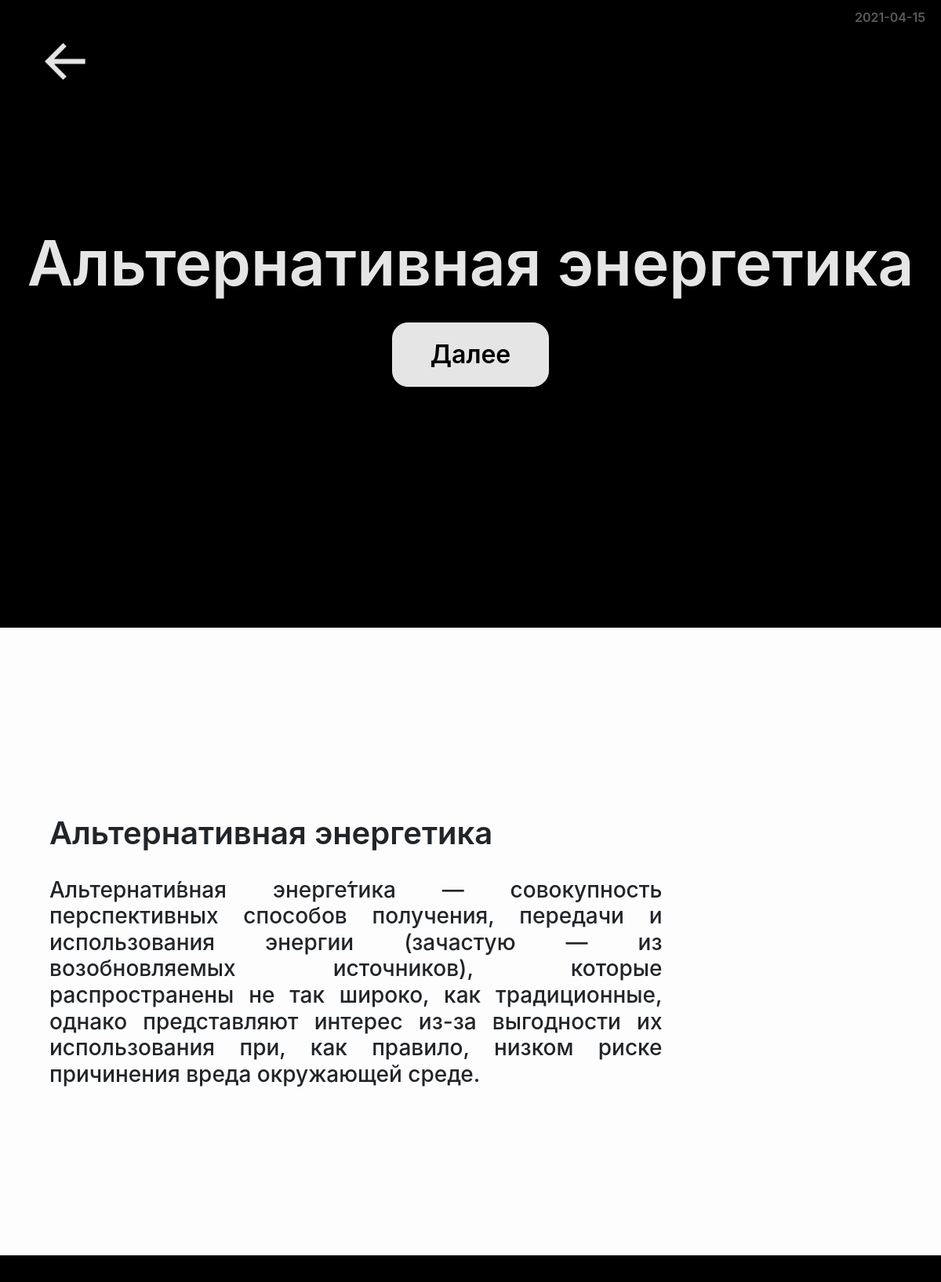
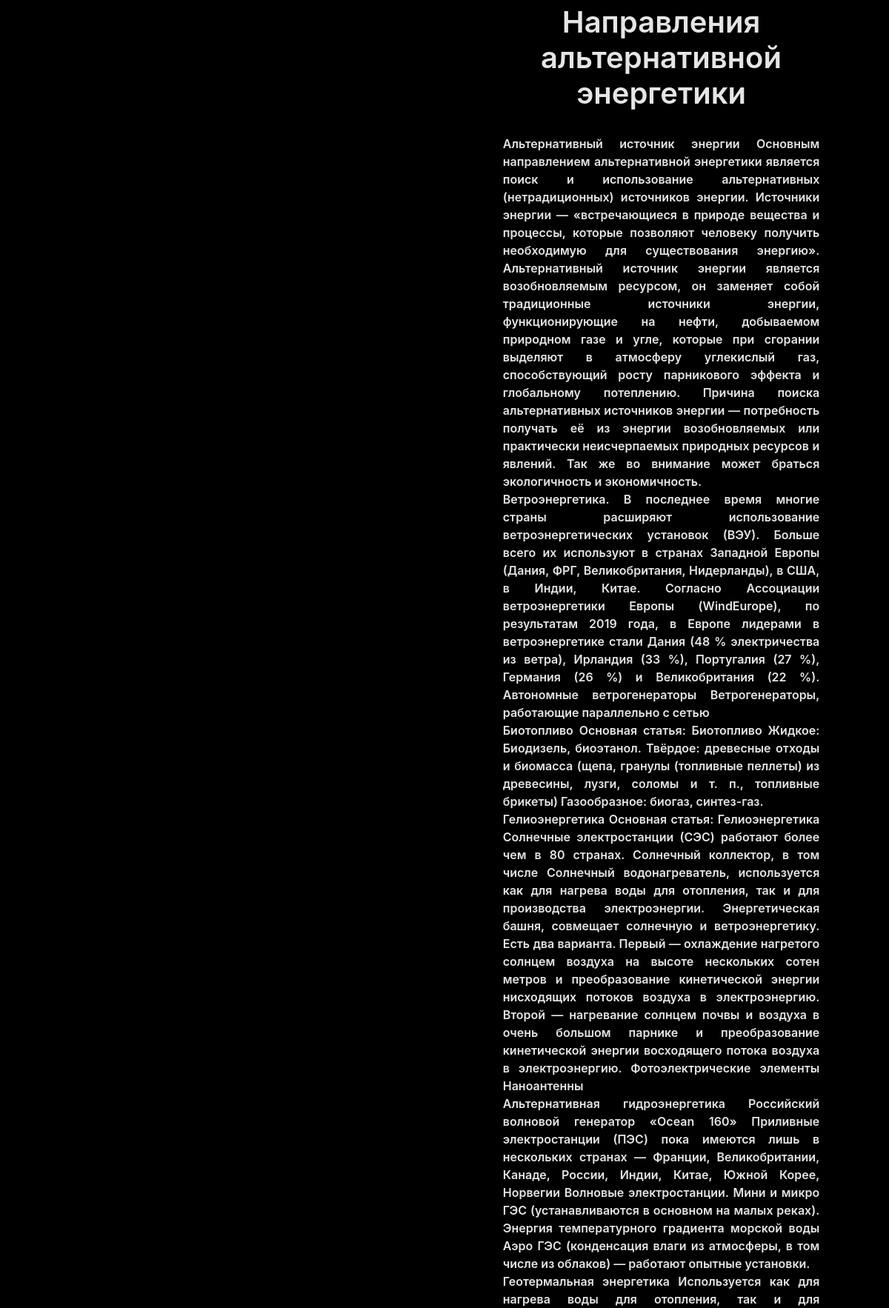
The page /scixxi/public_html/php/articles?articles_id=4 (upper part) on the database its author committed (2 pictures, top to bottom).
### tables this page shows
CREATE TABLE IF NOT EXISTS `articles` (
  `id` int(11) NOT NULL AUTO_INCREMENT,
  `title` text NOT NULL,
  `h1` text NOT NULL,
  `h2` text NOT NULL,
  `h3` text NOT NULL,
  `p` text NOT NULL,
  `source` text NOT NULL,
  `date` date NOT NULL DEFAULT '2001-01-01',
  `info1` text NOT NULL,
  `info2` text NOT NULL,
  `info3` text NOT NULL,
  `p2` text NOT NULL,
  `p3` text NOT NULL,
  `p4` text NOT NULL,
  `info4` text NOT NULL,
  `pic1` text NOT NULL,
  `pic2` text NOT NULL,
  `mainpic` text NOT NULL,
  PRIMARY KEY (`id`)
);

### scixxi/public_html/php/articles/index.php (the view, shortened to what this page needs)
<?php
$articles_id = (int) $_GET['articles_id'];
$select = mysqli_query($connect, "SELECT * FROM `articles` WHERE `id` = $articles_id");
$fetch = $select->fetch_assoc();
$h1 = $fetch['h1'];
$h2 = $fetch['h2'];
$h3 = $fetch['h3'];
$p  = $fetch['p'];
$date = $fetch['date'];
$info1 = $fetch['info1'];
?>
<!DOCTYPE html>
<html lang="en">
<head>
    <link href="../../preloader/preloader.css" rel="stylesheet">
    <link href="../../css/bootstrap.min.css" rel="stylesheet" media="screen">
    <link href="../../css/articless.css" rel="stylesheet" media="screen">
</head>
<body>
<img src="../../img/icons/leftarrow.png" alt="назад" class="snapback_to_previously" onclick="javascript:history.go(-1)">
    <header id="main_head" class="container-fluid text-center">
        <div class="row">
            <h1 class="col-12"><?php echo($h1);?></h1>
            <a href="#heading" id="next">Далее</a>
            <p><?php echo($date);?></p>
        </div>
    </header>
    <section id="heading" class="container-fluid py-2">
        <div class="row">
            <h2 class="col-12 col-lg-9 px-5"><?php echo($h2);?></h2>
            <h3 class="col-12 col-lg-9 px-5"><?php echo($h3);?></h3>
        </div>
    </section>
    <section id="section1" class="container-fluid py-2">
        <div class="row">
            <div class=" d-lg-flex col-lg-5 d-none  align-items-center">
            </div>
            <div class="col-12 col-lg-5">
                <h2 class="col-12"><?php echo($p);?></h2>
                <p class="col-12"><?php echo($info1);?></p>
            </div>
        </div>
    </section>
</body>
</html>

### scixxi/public_html/preloader/preloader.css (style rules this page uses)
body { margin: 0; }

### scixxi/public_html/css/articless.css (style rules this page uses)
* { font-weight: 600; user-select: none; text-decoration: none; outline: none; }
a { color: #e5e5e5; transition: 0.4s; }
img { width: 100%; height: fit-content; border-radius: 30px; }
.row { justify-content: space-around; width: 100%; }
header, section { min-height: 100vh; align-items: center; display: flex; flex-wrap: wrap; justify-content: center; background-color: #fdfdfd; }
header, #section1, #section3 { background-color: #000; color: #e5e5e5; }
header div p { color: rgb(90, 90, 90); position: absolute; top: 10px; right: 20px; }
h1 { font-size: 5rem; font-weight: 600; }
#next { color: #000000; padding: 1rem 3rem; font-size: 2rem; background-color: #e5e5e5; border-radius: 20px; margin: 20px 0; display: flex; align-items: center; border: 1px solid #e5e5e5; transition-property: color, background-color; transition-duration: 0.3s; transition-timing-function: ease-in; }
.snapback_to_previously { z-index: 99; opacity: 0.9; position: fixed; left: 30px; top: 30px; width: 100px; height: 100px; cursor: pointer; }
section { position: relative; text-align: justify; }
section h2 { text-align: center; margin-bottom: 2rem; font-weight: 600; font-size: 2.5rem; }
#heading .row { justify-content: start; }
section h2 { text-align: center; margin: 2rem 0; }
@media screen and (min-width: 600px) { #heading h2 { text-align: inherit; } }

### rows shown on the page
articles: h1 "Альтернативная энергетика", date "2021-04-15", h2 "Альтернативная энергетика", h3 "Альтернати́вная энерге́тика — совокупность перспективных способов получения, передачи и использования энергии (зачастую — из возобновляемых источников), которые распространены не так широко, как традиционные, однако представляют интерес из-за выгодности их использования при, как правило, низком риске причинения вреда окружающей среде.", p "Направления альтернативной энергетики", info1 "Альтернативный источник энергии Основным направлением альтернативной энергетики является поиск и использование альтернативных (нетрадиционных) источников энергии. Источники энергии — «встречающиеся в природе вещества и процессы, которые позволяют человеку получить необходимую для существования энергию». Альтернативный источник энергии является возобновляемым ресурсом, он заменяет собой традиционные источники энергии, функционирующие на нефти, добываемом природном газе и угле, которые при сгорании выделяют в атмосферу углекислый газ, способствующий росту парникового эффекта и глобальному потеплению. Причина поиска альтернативных источников энергии — потребность получать её из энергии…"
